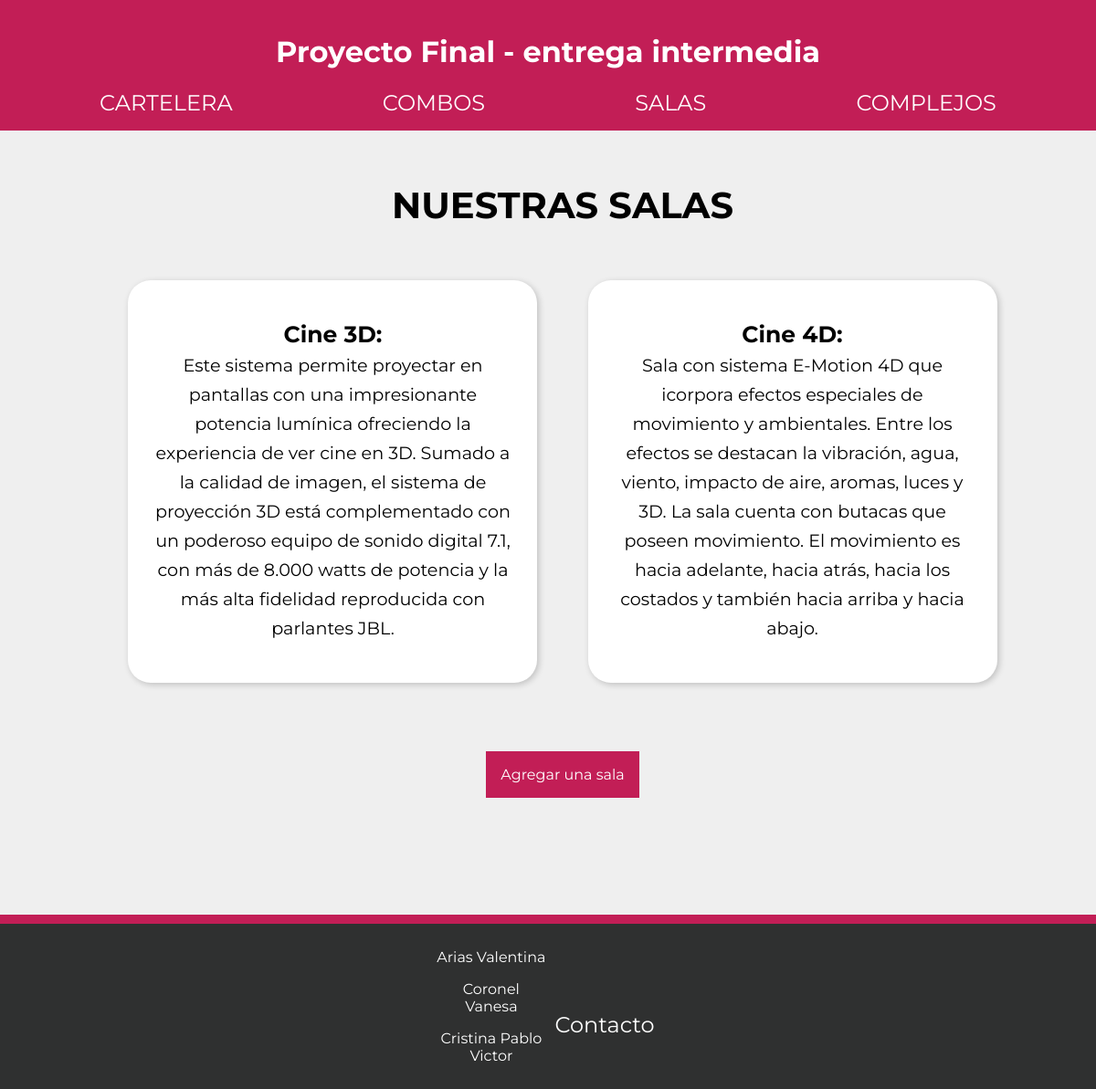
Page /salas on the committed database.
### AppProyectoFinal/models.py (models this page shows)
class Sala(models.Model):
    nombre = models.CharField(max_length=50)
    descripcion = models.CharField(max_length=750)

### AppProyectoFinal/views.py (the view)
# urls.py: path('salas', mostrarSalas, name="salas"),
def mostrarSalas(request):
    lista = Sala.objects.all()
    return render(request, "salas.html", {"lista_salas": lista})

### AppProyectoFinal/templates/salas.html
{% extends 'padre.html' %}
{% load static %}
{% block contenidoQueCambia %}
    <h2 class="titulos">NUESTRAS SALAS</h2>
            {% for sala in lista_salas %}
                <section class="salas-card">
                    <p><span class="titulo-sala">{{sala.nombre}}:</span> <br> {{sala.descripcion}}</p>
                </section>
            {% endfor %}
    <a href="{% url 'agregar_sala' %}" class="linkAgregar">Agregar una sala</a>
{% endblock %}

### AppProyectoFinal/static/css/padre.css (style rules this page uses)
html { font-family: 'Montserrat', sans-serif; }
body { margin: 0px; background-color: #efefef; min-height: 100vh; display:flex; flex-direction:column; }
.salas-card { margin: 25px; padding: 1.5rem; width: 400px; height: auto; background-color: #ffffff; border-radius: 25px; line-height: 2rem; box-shadow: 2px 2px 7px rgba(0,0,0,0.2); display: inline-block; }
.titulo-sala { font-weight: 700; font-size: 25px; }
.titulos { font-size: 2.5rem; text-align: center; }
.linkAgregar { font-size: 1rem; padding: 1rem; background-color: #C21E56; color: #fff; text-decoration: none; text-align: center; display: block; margin: auto; margin-top: 50px; width:fit-content; }

### rows in the picture
Sala: nombre "Cine 3D", descripcion "Este sistema permite proyectar en pantallas con una impresionante potencia lumínica ofreciendo la experiencia de ver cine en 3D. Sumado a la calidad de imagen, el sistema de proyección 3D está complementado con un poderoso equipo de sonido digital 7.1, con más de 8.000 watts de potencia y la más alta fidelidad reproducida con parlantes JBL."
Sala: nombre "Cine 4D", descripcion "Sala con sistema E-Motion 4D que icorpora efectos especiales de movimiento y ambientales. Entre los efectos se destacan la vibración, agua, viento, impacto de aire, aromas, luces y 3D. La sala cuenta con butacas que poseen movimiento. El movimiento es hacia adelante, hacia atrás, hacia los costados y también hacia arriba y hacia abajo."
